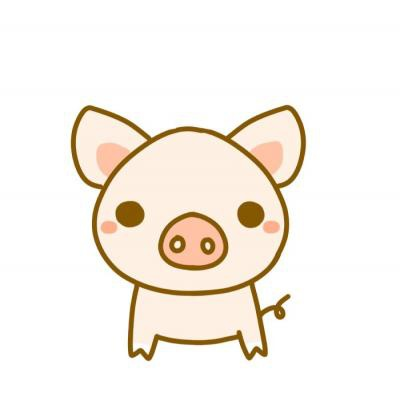
#> input picture An_practice/show.jpg, 400 x 400 px
$ jupyter execute '28图片的修补.ipynb'
#> lines starting #> are read from the running program, lines starting #| are printed output that depends on the picture; after the words box and inside, x2 and y2 are one past the last pixel; in counts of white or black regions, pixels touching at a corner belong together
[cell 1]
import cv2
import numpy as np
img=cv2.imread('show.jpg',1)
#> img is the input picture: shape (400, 400, 3); mean B, G, R 233.8, 241.5, 247.3
for i in range(200,300):
    img[i,200]=(255,255,255)
    img[i,200+1]=(255,255,255)
    img[i,200-1]=(255,255,255)
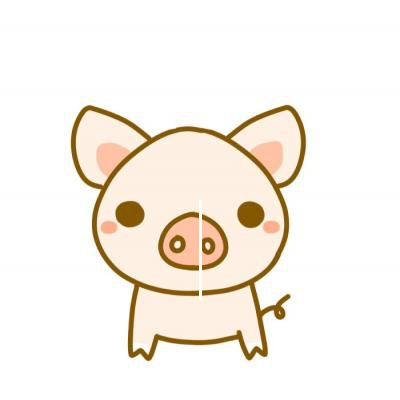
#> img: shape (400, 400, 3); 0.19% of pixels changed, all inside (x1, y1, x2, y2) = (199, 200, 202, 300)
for i in range(150,250):
    img[250,i]=(255,255,255)
    img[250+1,i]=(255,255,255)
    img[250-1,i]=(255,255,255)
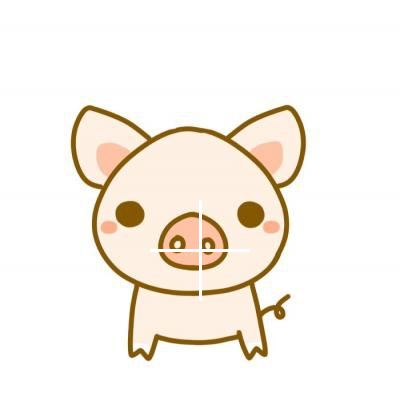
#> img: shape (400, 400, 3); 0.18% of pixels changed, all inside (x1, y1, x2, y2) = (150, 249, 250, 252)
cv2.imwrite('damaged.jpg',img)
cv2.imshow('image',img)
cv2.waitKey(0)
#先生成一个破坏了的图片

[cell 2]
#1 找到坏图 2 描绘出哪一段出问题 3 调用方法修补
import cv2
import numpy as np
img=cv2.imread('damaged.jpg',1)
cv2.imshow('src',img)
imgInfo=img.shape
#> imgInfo = (400, 400, 3)
height=imgInfo[0]
#> height = 400
width=imgInfo[1]
#> width = 400
paint=np.zeros((height,width,1),np.uint8)

for i in range(200,300):
    paint[i,200]=255
    paint[i,200+1]=255
    paint[i,200-1]=255
for i in range(150,250):
    paint[250,i]=255
    paint[250+1,i]=255
    paint[250-1,i]=255
cv2.imshow('paint',paint)
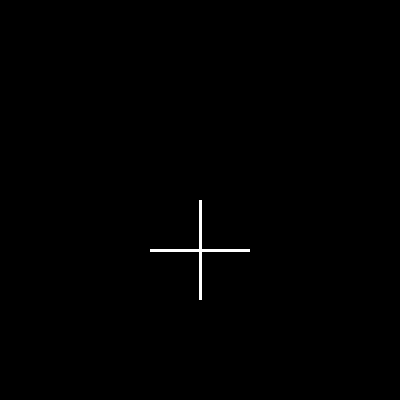
#> window 'paint': shape (400, 400, 1); 0.37% white; 1 white region, box (x1, y1, x2, y2) and area: (150, 200, 250, 300) 591
#1 坏图 2 蒙版
imgDst=cv2.inpaint(img,paint,3,cv2.INPAINT_TELEA)
cv2.imshow('image',imgDst)
cv2.waitKey(0)
